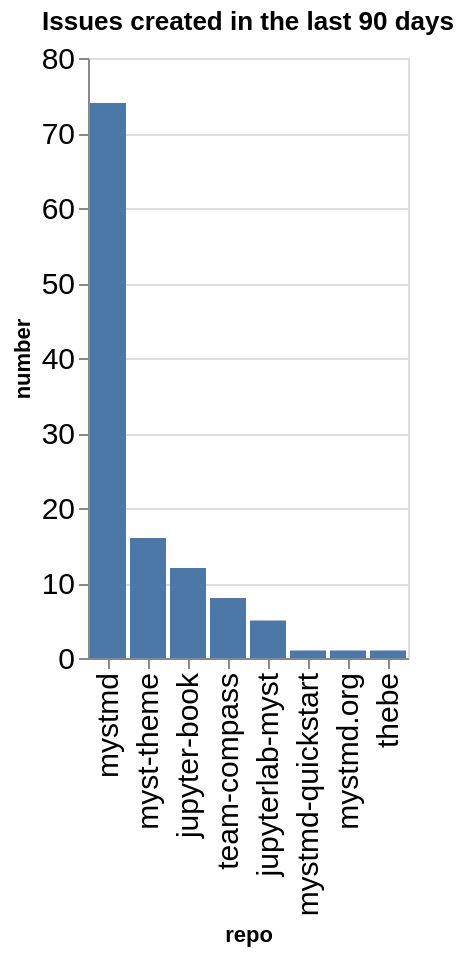

Notebook code cell kept with this figure:
### Code cell
created_counts = created.groupby(['org', 'repo']).count()['number'].reset_index()
created_counts['org/repo'] = created_counts.apply(lambda a: a['org'] + '/' + a['repo'], axis=1)
sorted_vals = created_counts.sort_values(['org', 'number'], ascending=False)['repo'].values
alt.Chart(data=created_counts, title=f"Issues created in the last {n_days} days").mark_bar().encode(
    x=alt.X('repo', sort=alt.Sort(sorted_vals.tolist())),
    y='number',
)

### Figure 1 — Vega-Lite specification as saved in the notebook (floating-point values rounded to 4 significant figures)
{"config": {"axisLeft": {"labelFontSize": 15}, "axisBottom": {"labelFontSize": 15}}, "data": {"name": "data-74fd4dc362f072ea24141f2e1450d008"}, "mark": {"type": "bar"}, "encoding": {"x": {"field": "repo", "sort": ["mystmd", "myst-theme", "jupyter-book", "team-compass", "jupyterlab-myst", "mystmd-quickstart", "mystmd.org", "thebe"], "type": "nominal"}, "y": {"field": "number", "type": "quantitative"}}, "title": "Issues created in the last 90 days", "$schema": "https://vega.github.io/schema/vega-lite/v5.20.1.json", "datasets": {"data-74fd4dc362f072ea24141f2e1450d008": [{"org": "jupyter-book", "repo": "jupyter-book", "number": 12, "org/repo": "jupyter-book/jupyter-book"}, {"org": "jupyter-book", "repo": "jupyterlab-myst", "number": 5, "org/repo": "jupyter-book/jupyterlab-myst"}, {"org": "jupyter-book", "repo": "myst-theme", "number": 16, "org/repo": "jupyter-book/myst-theme"}, {"org": "jupyter-book", "repo": "mystmd", "number": 74, "org/repo": "jupyter-book/mystmd"}, {"org": "jupyter-book", "repo": "mystmd-quickstart", "number": 1, "org/repo": "jupyter-book/mystmd-quickstart"}, {"org": "jupyter-book", "repo": "mystmd.org", "number": 1, "org/repo": "jupyter-book/mystmd.org"}, {"org": "jupyter-book", "repo": "team-compass", "number": 8, "org/repo": "jupyter-book/team-compass"}, {"org": "jupyter-book", "repo": "thebe", "number": 1, "org/repo": "jupyter-book/thebe"}]}}
